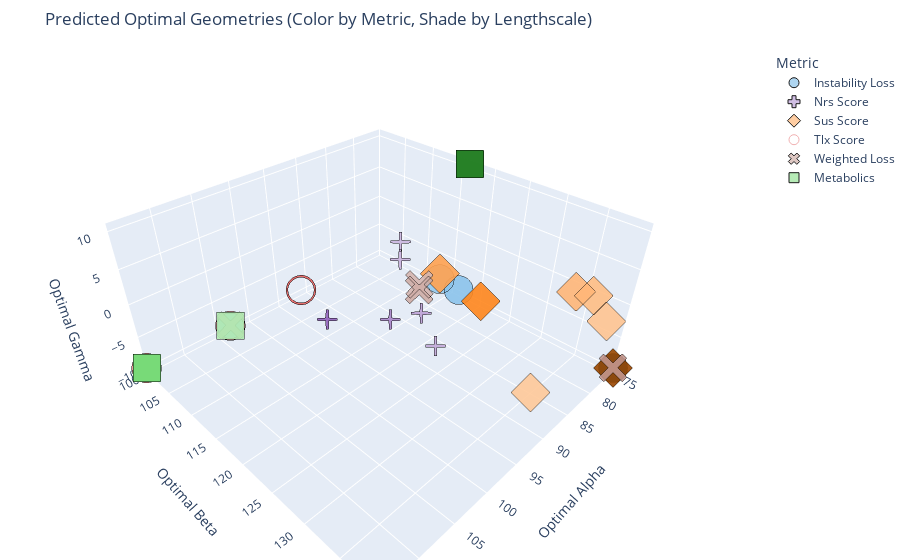

Notebook cell for this chart:
### Code cell
import plotly.graph_objects as go
import pandas as pd
import colorsys
import re

def get_shaded_color(base_rgb_str, value, min_val, max_val, lightness_range=(0.8, 0.3)):
    """
    Calculates a shaded color by adjusting the lightness of a base RGB color.

    Args:
        base_rgb_str: The base color in 'rgb(r, g, b)' format.
        value: The value (e.g., lengthscale) to map to a shade.
        min_val: The minimum of the value range.
        max_val: The maximum of the value range.
        lightness_range: A tuple (max_lightness, min_lightness) for the output.

    Returns:
        A new 'rgb(r, g, b)' string with adjusted lightness.
    """
    # Parse 'rgb(r,g,b)' string into integer components
    try:
        r, g, b = map(int, re.search(r'rgb\((\d+),\s*(\d+),\s*(\d+)\)', base_rgb_str).groups())
    except AttributeError:
        return 'rgb(0,0,0)' # Return black if parsing fails

    # Normalize the value to a 0-1 range
    if max_val == min_val:
        norm_val = 0.5
    else:
        norm_val = (value - min_val) / (max_val - min_val)

    # Convert the base RGB to HLS (Hue, Lightness, Saturation) color space
    h, l, s = colorsys.rgb_to_hls(r / 255.0, g / 255.0, b / 255.0)

    # Interpolate the lightness based on the normalized value
    # A low value gets a light shade; a high value gets a dark shade.
    new_lightness = lightness_range[0] - (norm_val * (lightness_range[0] - lightness_range[1]))

    # Convert the new HLS color back to RGB
    new_r, new_g, new_b = colorsys.hls_to_rgb(h, new_lightness, s)

    # Return the new color as an 'rgb(...)' string
    return f'rgb({int(new_r * 255)}, {int(new_g * 255)}, {int(new_b * 255)})'


# --- Plotting the Final Summary ---

# 1. Define mappings for symbols and base colors for each metric
# Using Plotly's default categorical colors for a nice palette.
symbol_map = {
    'instability_loss': 'circle', 'sus_score': 'diamond', 'metabolics': 'square',
    'tlx_score': 'circle-open', 'nrs_score': 'cross', 'weighted_loss': 'x'
}
color_map = {
    'instability_loss': 'rgb(31, 119, 180)',  # Blue
    'sus_score':        'rgb(255, 127, 14)',   # Orange
    'metabolics':       'rgb(44, 160, 44)',   # Green
    'tlx_score':        'rgb(214, 39, 40)',   # Red
    'nrs_score':        'rgb(148, 103, 189)',  # Purple
    'weighted_loss':    'rgb(140, 86, 75)'    # Brown
}

# 2. Get the global min and max lengthscale for consistent shading
min_ls = results_df['lengthscale'].min()
max_ls = results_df['lengthscale'].max()

# 3. Create the figure
summary_fig = go.Figure()

# 4. Iterate through each metric to plot it as a separate trace
for metric_name, group_df in results_df.groupby('metric'):
    # Convert 'y_average' to 'metabolics' for display purposes
    display_name = 'metabolics' if metric_name == 'y_average' else metric_name
    
    # Calculate the specific color for each point in the group based on its lengthscale
    colors_for_trace = [
        get_shaded_color(color_map.get(display_name), ls, min_ls, max_ls)
        for ls in group_df['lengthscale']
    ]

    summary_fig.add_trace(go.Scatter3d(
        x=group_df['optimal_alpha'],
        y=group_df['optimal_beta'],
        z=group_df['optimal_gamma'],
        mode='markers',
        # Use hover text to show details
        hovertemplate=(
            "<b>Metric:</b> " + display_name.replace("_", " ").title() + "<br>"
            "<b>Lengthscale:</b> %{customdata[0]}<br>"
            "<b>Alpha:</b> %{x}<br>"
            "<b>Beta:</b> %{y}<br>"
            "<b>Gamma:</b> %{z}<extra></extra>"
        ),
        customdata=group_df[['lengthscale']],
        marker=dict(
            color=colors_for_trace,  # Apply the manually calculated colors
            symbol=symbol_map.get(display_name, 'circle'),
            size=10,
            opacity=0.9,
            line=dict(color='black', width=1) # Add a border for better visibility
        ),
        name=display_name.replace("_", " ").title()
    ))

# 5. Customize layout
summary_fig.update_layout(
    title='Predicted Optimal Geometries (Color by Metric, Shade by Lengthscale)',
    scene=dict(
        xaxis_title='Optimal Alpha',
        yaxis_title='Optimal Beta',
        zaxis_title='Optimal Gamma',
        xaxis_range=[75, 115],
        yaxis_range=[100, 140],
        zaxis_range=[-11, 11]
    ),
    legend_title_text='Metric',
    margin=dict(l=0, r=0, b=0, t=50)
)

summary_fig.show()

### Figure 1 — Plotly figure (JSON) as saved in the notebook; plotly's stock layout.template omitted (floating-point values rounded to 4 significant figures)
{"data": [{"customdata": [[2], [5], [10], [15], [30], [50], [100]], "hovertemplate": "<b>Metric:</b> Instability Loss<br><b>Lengthscale:</b> %{customdata[0]}<br><b>Alpha:</b> %{x}<br><b>Beta:</b> %{y}<br><b>Gamma:</b> %{z}<extra></extra>", "marker": {"color": ["rgb(167, 210, 240)", "rgb(161, 207, 238)", "rgb(150, 201, 236)", "rgb(139, 195, 235)", "rgb(105, 178, 229)", "rgb(61, 156, 221)", "rgb(22, 86, 130)"], "line": {"color": "black", "width": 1}, "opacity": 0.9, "size": 10, "symbol": "circle"}, "mode": "markers", "name": "Instability Loss", "type": "scatter3d", "x": [103.0, 115.0, 77.0, 75.0, 75.0, 75.0, 75.0], "y": [100.0, 140.0, 114.0, 116.0, 140.0, 140.0, 140.0], "z": [-10.0, -10.0, -8.0, -10.0, -10.0, -10.0, -10.0]}, {"customdata": [[2], [5], [10], [15], [30], [50], [100]], "hovertemplate": "<b>Metric:</b> Nrs Score<br><b>Lengthscale:</b> %{customdata[0]}<br><b>Alpha:</b> %{x}<br><b>Beta:</b> %{y}<br><b>Gamma:</b> %{z}<extra></extra>", "marker": {"color": ["rgb(204, 183, 224)", "rgb(201, 178, 221)", "rgb(194, 169, 217)", "rgb(188, 160, 213)", "rgb(169, 133, 202)", "rgb(143, 96, 186)", "rgb(77, 46, 106)"], "line": {"color": "black", "width": 1}, "opacity": 0.9, "size": 10, "symbol": "cross"}, "mode": "markers", "name": "Nrs Score", "type": "scatter3d", "x": [81.0, 81.0, 87.0, 83.0, 87.0, 93.0, 115.0], "y": [110.0, 110.0, 122.0, 116.0, 114.0, 108.0, 140.0], "z": [-1.5, -4.5, -10.0, -10.0, -10.0, -10.0, -10.0]}, {"customdata": [[2], [5], [10], [15], [30], [50], [100]], "hovertemplate": "<b>Metric:</b> Sus Score<br><b>Lengthscale:</b> %{customdata[0]}<br><b>Alpha:</b> %{x}<br><b>Beta:</b> %{y}<br><b>Gamma:</b> %{z}<extra></extra>", "marker": {"color": ["rgb(255, 200, 153)", "rgb(255, 196, 145)", "rgb(255, 189, 132)", "rgb(255, 182, 119)", "rgb(255, 162, 80)", "rgb(255, 134, 28)", "rgb(153, 71, 0)"], "line": {"color": "black", "width": 1}, "opacity": 0.9, "size": 10, "symbol": "diamond"}, "mode": "markers", "name": "Sus Score", "type": "scatter3d", "x": [95.0, 81.0, 81.0, 81.0, 77.0, 75.0, 75.0], "y": [140.0, 140.0, 138.0, 136.0, 114.0, 120.0, 140.0], "z": [0.0, 1.0, 3.5, 3.0, -7.0, -10.0, -10.0]}, {"customdata": [[2], [5], [10], [15], [30], [50], [100]], "hovertemplate": "<b>Metric:</b> Tlx Score<br><b>Lengthscale:</b> %{customdata[0]}<br><b>Alpha:</b> %{x}<br><b>Beta:</b> %{y}<br><b>Gamma:</b> %{z}<extra></extra>", "marker": {"color": ["rgb(239, 168, 169)", "rgb(238, 162, 162)", "rgb(236, 151, 151)", "rgb(234, 140, 140)", "rgb(228, 107, 107)", "rgb(220, 63, 63)", "rgb(129, 23, 24)"], "line": {"color": "black", "width": 1}, "opacity": 0.9, "size": 10, "symbol": "circle-open"}, "mode": "markers", "name": "Tlx Score", "type": "scatter3d", "x": [103.0, 115.0, 115.0, 91.0, 91.0, 115.0, 115.0], "y": [100.0, 100.0, 100.0, 100.0, 100.0, 140.0, 140.0], "z": [-10.0, -10.0, -10.0, -10.0, -10.0, -10.0, -10.0]}, {"customdata": [[2], [5], [10], [15], [30], [50], [100]], "hovertemplate": "<b>Metric:</b> Weighted Loss<br><b>Lengthscale:</b> %{customdata[0]}<br><b>Alpha:</b> %{x}<br><b>Beta:</b> %{y}<br><b>Gamma:</b> %{z}<extra></extra>", "marker": {"color": ["rgb(219, 193, 188)", "rgb(216, 189, 183)", "rgb(212, 181, 175)", "rgb(207, 173, 166)", "rgb(194, 150, 141)", "rgb(175, 118, 107)", "rgb(99, 61, 53)"], "line": {"color": "black", "width": 1}, "opacity": 0.9, "size": 10, "symbol": "x"}, "mode": "markers", "name": "Weighted Loss", "type": "scatter3d", "x": [103.0, 115.0, 79.0, 79.0, 75.0, 115.0, 115.0], "y": [100.0, 100.0, 112.0, 112.0, 140.0, 140.0, 140.0], "z": [-10.0, -10.0, -9.0, -10.0, -10.0, -10.0, -10.0]}, {"customdata": [[2], [5], [10], [15], [30], [50], [100]], "hovertemplate": "<b>Metric:</b> Metabolics<br><b>Lengthscale:</b> %{customdata[0]}<br><b>Alpha:</b> %{x}<br><b>Beta:</b> %{y}<br><b>Gamma:</b> %{z}<extra></extra>", "marker": {"color": ["rgb(175, 233, 175)", "rgb(168, 231, 168)", "rgb(158, 228, 158)", "rgb(148, 225, 148)", "rgb(117, 217, 117)", "rgb(77, 206, 77)", "rgb(33, 120, 33)"], "line": {"color": "black", "width": 1}, "opacity": 0.9, "size": 10, "symbol": "square"}, "mode": "markers", "name": "Metabolics", "type": "scatter3d", "x": [103.0, 115.0, 115.0, 115.0, 115.0, 75.0, 75.0], "y": [100.0, 100.0, 100.0, 100.0, 100.0, 116.0, 116.0], "z": [-10.0, -10.0, -10.0, -10.0, -10.0, 10.5, 10.5]}], "layout": {"legend": {"title": {"text": "Metric"}}, "margin": {"b": 0, "l": 0, "r": 0, "t": 50}, "scene": {"xaxis": {"range": [75, 115], "title": {"text": "Optimal Alpha"}}, "yaxis": {"range": [100, 140], "title": {"text": "Optimal Beta"}}, "zaxis": {"range": [-11, 11], "title": {"text": "Optimal Gamma"}}}, "title": {"text": "Predicted Optimal Geometries (Color by Metric, Shade by Lengthscale)"}}}
